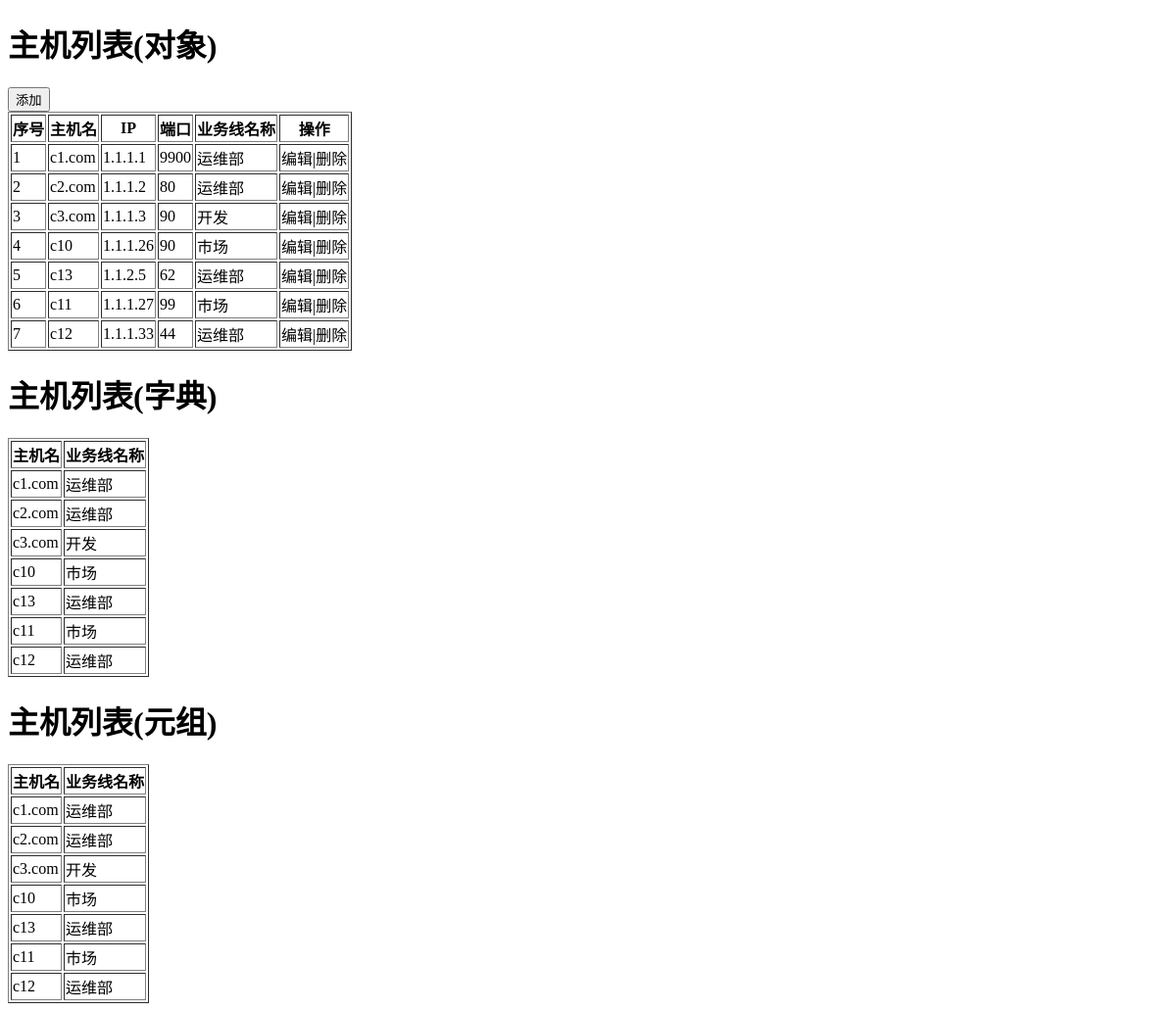
The page /host/ on the database its author committed.
### app01/models.py (models this page shows)
class Host(models.Model):
    nid = models.AutoField(primary_key=True)
    hostname = models.CharField(max_length=32,db_index=True)
    ip = models.GenericIPAddressField(protocol="ipv4",db_index=True)
    port = models.IntegerField()
    b = models.ForeignKey(to="Business",on_delete=models.CASCADE, to_field='id')

class Business(models.Model):
    caption = models.CharField(max_length=32)
    code = models.CharField(max_length=32,null=True,default="SA")

### app01/views.py (the view, shortened to what this page needs)
# urls.py: url(r'^host/', views.host),
def host(request):
    if request.method == "GET":
        v1 = models.Host.objects.filter(nid__gt=0)
        v2 = models.Host.objects.filter(nid__gt=0).values('nid','hostname','b_id','b__caption')
        v3 = models.Host.objects.filter(nid__gt=0).values_list('nid','hostname','b_id','b__caption')
        b_list = models.Business.objects.all()
        return render(request, 'host.html', {'v1':v1,'v2':v2, 'v3':v3, 'b_list':b_list})

### templates/host.html (shortened to what this page needs)
<!DOCTYPE html>
<html lang="en">
<head>
</head>
<body>
    <h1>主机列表(对象)</h1>
    <div>
        <input id="add_host" type="button" value="添加" />
    </div>
    <table border="1">
        <thead>
            <tr>
                <th>序号</th>
                <th>主机名</th>
                <th>IP</th>
                <th>端口</th>
                <th>业务线名称</th>
                <th>操作</th>
            </tr>
        </thead>
        <tbody>
                {% for row in v1 %}
                    <tr hid="{{ row.nid }}" bid="{{ row.b_id }}">
                        <td>{{ forloop.counter }}</td>
                        <td>{{ row.hostname }}</td>
                        <td>{{ row.ip }}</td>
                        <td>{{ row.port }}</td>
                        <td>{{ row.b.caption }}</td>
                        <td>
                            <a class="edit">编辑</a>|<a class="delete">删除</a>
                        </td>
                    </tr>
                {% endfor %}
        </tbody>
    </table>
    <h1>主机列表(字典)</h1>
    <table border="1">
        <thead>
            <tr>
                <th>主机名</th>
                <th>业务线名称</th>
            </tr>
        </thead>
        <tbody>
            {% for row in v2 %}
                <tr hid="{{ row.nid }}" bid="{{ row.b_id }}">
                    <td>{{ row.hostname }}</td>
                    <td>{{ row.b__caption }}</td>
                </tr>
            {% endfor %}
        </tbody>
    </table>
    <h1>主机列表(元组)</h1>
    <table border="1">
        <thead>
            <tr>
                <th>主机名</th>
                <th>业务线名称</th>
            </tr>
        </thead>
        <tbody>
            {% for row in v3 %}
                <tr hid="{{ row.0 }}" bid="{{ row.2 }}">
                    <td>{{ row.1 }}</td>
                    <td>{{ row.3 }}</td>
                </tr>
            {% endfor %}
        </tbody>
    </table>
</body>
</html>

### rows shown on the page
Host: hostname "c1.com", ip "1.1.1.1", port "9900", b.caption "运维部", b__caption "运维部", row "运维部"
Host: hostname "c2.com", ip "1.1.1.2", port "80", b.caption "运维部", b__caption "运维部", row "运维部"
Host: hostname "c3.com", ip "1.1.1.3", port "90", b.caption "开发", b__caption "开发", row "开发"
Host: hostname "c10", ip "1.1.1.26", port "90", b.caption "市场", b__caption "市场", row "市场"
Host: hostname "c13", ip "1.1.2.5", port "62", b.caption "运维部", b__caption "运维部", row "运维部"
Host: hostname "c11", ip "1.1.1.27", port "99", b.caption "市场", b__caption "市场", row "市场"
Host: hostname "c12", ip "1.1.1.33", port "44", b.caption "运维部", b__caption "运维部", row "运维部"
